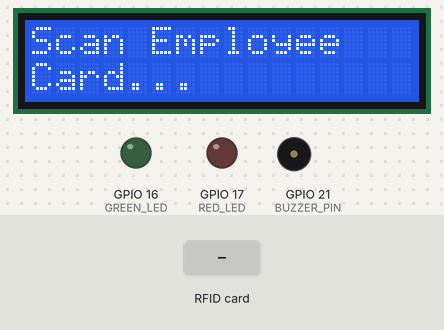
This sketch was run on a simulated ESP32. Parts: 16×2 character LCD, output pins drawn as LEDs (lit = HIGH), buzzer (waves = sounding, pin HIGH). Inputs (shaded band) come from the test bench. WiFi joins after 1.5 s; servers stay silent unless stated; uploads are accepted with an empty reply; the local clock reads 2024-03-15 10:24:30 at power-on unless the sketch sets it; what the sketch prints to the serial monitor is not drawn.

Above: at 6.7 s.
6.8 s: RFID card D5 A0 D6 05 held to the reader
At 8.4 s:
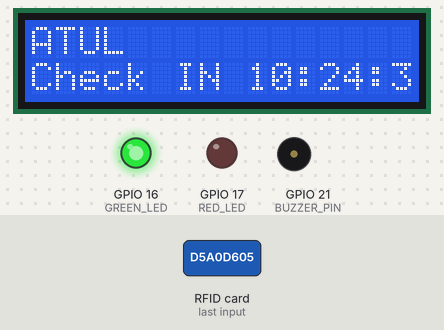
9.8 s: RFID card 8E 37 0C 07 held to the reader
At 11.2 s:
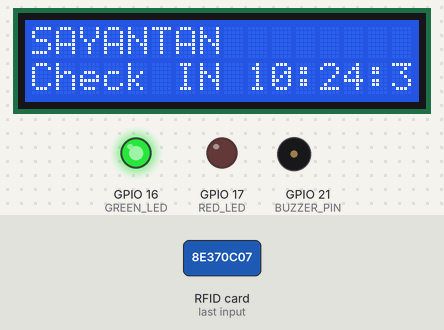
12.8 s: RFID card D5 A0 D6 05 held to the reader
At 13.7 s:
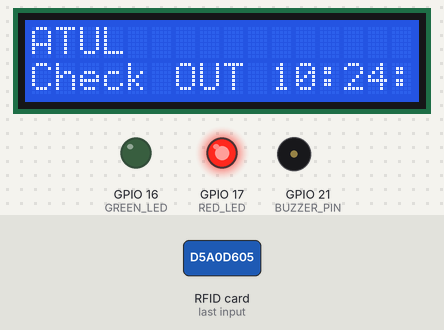
15.8 s: RFID card 12 34 56 78 held to the reader
At 16.5 s:
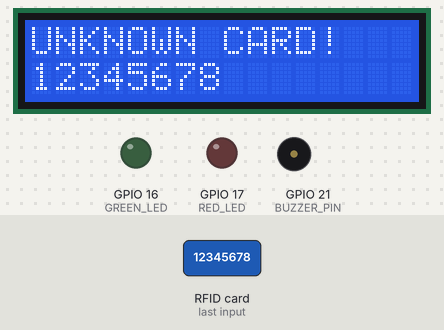
18.8 s: RFID card 5E 7A 19 C4 held to the reader
At 20.1 s:
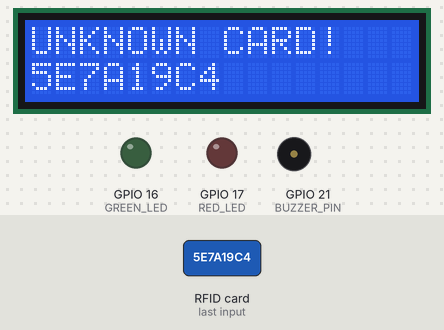
21.8 s: RFID card 8E 37 0C 07 held to the reader
At 23.5 s:
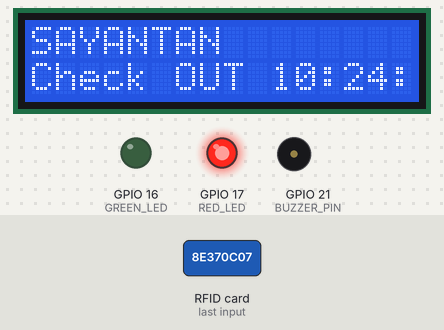
Timing chart, 0 to 25.6 s (numbered marks = the images above; inputs shaded):
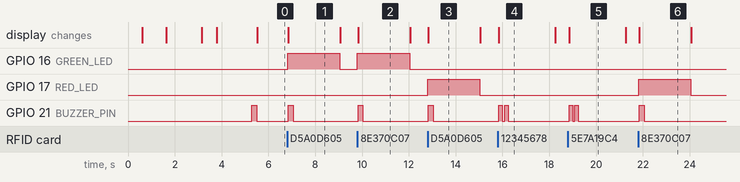

The sketch:

sketch.ino
```cpp
#include <SPI.h>
#include <MFRC522.h>
#include <LiquidCrystal_I2C.h>
#include <WiFi.h>
#include <HTTPClient.h>
#include <WiFiClientSecure.h>
#include <Wire.h>
#include "esp_wifi.h"

// WIFI CONFIG
const char* ssid     = "testdev";
const char* password = "12345678";
const String SCRIPT_URL = "https://script.google.com/macros/s/AKfycbyelIMImiCMYjayFv0N5-UhS--jyVGfuQXjFJRLwULB1y1esebBaf8itNZTydWw04pY/exec";

// PIN CONFIG
#define SS_PIN     10
#define RST_PIN    4
#define BUZZER_PIN 21
#define GREEN_LED  16
#define RED_LED    17

// SPI PIN CONFIG
#define SCK_PIN    12
#define MOSI_PIN   11
#define MISO_PIN   13

// I2C PIN CONFIG
#define SDA_PIN    8
#define SCL_PIN    9

// STAFF DATA
const int STAFF_COUNT = 4;
String staffNames[] = {"ATUL", "SAYANTAN", "SUDIP", "VENU GOPAL IYER"};
String staffCards[] = {"D5A0D605", "8E370C07", "46D99804", "C3722407"};
bool   isInOffice[] = {false, false, false, false};

MFRC522            rfid(SS_PIN, RST_PIN);
LiquidCrystal_I2C  lcd(0x27, 16, 2);
WiFiClientSecure   secureClient;

// NTP Config
const char* ntpServer      = "pool.ntp.org";
const char* ntpServer2     = "time.google.com";
const char* ntpServer3     = "time.cloudflare.com";
const long  gmtOffset      = 19800; // IST UTC+5:30
const int   daylightOffset = 0;

// Non-blocking timing
unsigned long cardDisplayUntil = 0;
bool          displayingResult = false;
bool          displayingError  = false;

// ── WiFi Connect ──────────────────────────────────────────────────────────────
bool connectWiFi() {
  WiFi.mode(WIFI_STA);
  WiFi.disconnect(true);
  delay(1000);

  esp_wifi_set_ps(WIFI_PS_NONE);
  WiFi.setTxPower(WIFI_POWER_19_5dBm);
  WiFi.setSleep(false);

  WiFi.begin(ssid, password);
  Serial.print("Connecting to WiFi");

  lcd.clear();
  lcd.print("Connecting WiFi");

  int attempts = 0;
  while (WiFi.status() != WL_CONNECTED && attempts < 40) {
    delay(500);
    Serial.print(".");
    attempts++;
  }

  if (WiFi.status() == WL_CONNECTED) {
    Serial.println("\nWiFi Connected: " + WiFi.localIP().toString());
    return true;
  } else {
    Serial.println("\nWiFi Failed! Status: " + String(WiFi.status()));
    return false;
  }
}

// ── NTP Sync ─────────────────────────────────────────────────────────────────
bool syncNTP() {
  configTime(gmtOffset, daylightOffset, ntpServer, ntpServer2, ntpServer3);
  Serial.print("Syncing NTP time");

  struct tm timeinfo;
  int attempts = 0;
  while (!getLocalTime(&timeinfo) && attempts < 20) {
    delay(500);
    Serial.print(".");
    attempts++;
  }

  if (getLocalTime(&timeinfo)) {
    char buf[30];
    strftime(buf, sizeof(buf), "%d-%m-%Y %H:%M:%S", &timeinfo);
    Serial.println("\nNTP Synced: " + String(buf));
    return true;
  } else {
    Serial.println("\nNTP Sync Failed!");
    return false;
  }
}

void setup() {
  Serial.begin(115200);
  delay(500);

  SPI.begin(SCK_PIN, MISO_PIN, MOSI_PIN, SS_PIN);
  rfid.PCD_Init();
  rfid.PCD_SetAntennaGain(rfid.RxGain_max);

  pinMode(BUZZER_PIN, OUTPUT);
  pinMode(GREEN_LED,  OUTPUT);
  pinMode(RED_LED,    OUTPUT);
  digitalWrite(BUZZER_PIN, LOW); // Buzzer OFF at start
  digitalWrite(GREEN_LED,  LOW);
  digitalWrite(RED_LED,    LOW);

  Wire.begin(SDA_PIN, SCL_PIN);
  lcd.init();
  lcd.backlight();

  // Connect WiFi
  bool wifiOK = connectWiFi();
  secureClient.setInsecure();

  lcd.clear();
  if (wifiOK) {
    lcd.print("WiFi Connected!");
    delay(600);

    // Sync NTP
    lcd.clear();
    lcd.print("Syncing Time...");
    bool ntpOK = syncNTP();

    lcd.clear();
    if (ntpOK) {
      struct tm timeinfo;
      getLocalTime(&timeinfo);
      char timeBuf[10];
      strftime(timeBuf, sizeof(timeBuf), "%H:%M:%S", &timeinfo);
      lcd.print("Time Synced!");
      lcd.setCursor(0, 1);
      lcd.print(String("IST: ") + timeBuf);
    } else {
      lcd.print("Time Sync Fail");
      lcd.setCursor(0, 1);
      lcd.print("Check internet");
    }
    delay(1500);

  } else {
    lcd.print("WiFi Failed!");
    lcd.setCursor(0, 1);
    lcd.print("Check WPA2/Band");
    delay(2000);
  }

  // Startup beep — confirms buzzer works
  successBeep();

  showIdle();
}

void loop() {
  unsigned long now = millis();

  if (displayingResult && now >= cardDisplayUntil) {
    displayingResult = false;
    displayingError  = false;
    digitalWrite(GREEN_LED, LOW);
    digitalWrite(RED_LED,   LOW);
    showIdle();
  }

  if (displayingResult || displayingError) return;

  if (!rfid.PICC_IsNewCardPresent()) return;
  if (!rfid.PICC_ReadCardSerial())   return;

  // Build card ID
  String cardID = "";
  for (byte i = 0; i < rfid.uid.size; i++) {
    if (rfid.uid.uidByte[i] < 0x10) cardID += "0";
    cardID += String(rfid.uid.uidByte[i], HEX);
  }
  cardID.toUpperCase();

  // Find employee
  int empID = -1;
  for (int i = 0; i < STAFF_COUNT; i++) {
    if (staffCards[i] == cardID) { empID = i; break; }
  }

  if (empID == -1) {
    lcd.clear();
    lcd.print("UNKNOWN CARD!");
    lcd.setCursor(0, 1);
    lcd.print(cardID);
    errorBeep();
    rfid.PICC_HaltA();
    rfid.PCD_StopCrypto1();
    displayingError  = true;
    displayingResult = true;
    cardDisplayUntil = millis() + 2000;
    return;
  }

  String name   = staffNames[empID];
  String status = isInOffice[empID] ? "Check OUT" : "Check IN";
  isInOffice[empID] = !isInOffice[empID];

  if (status == "Check IN") {
    digitalWrite(GREEN_LED, HIGH);
    digitalWrite(RED_LED,   LOW);
  } else {
    digitalWrite(GREEN_LED, LOW);
    digitalWrite(RED_LED,   HIGH);
  }

  String timestamp = getDateTime();
  String date      = timestamp.substring(0, 10);
  String time      = timestamp.substring(11);

  lcd.clear();
  lcd.setCursor(0, 0);
  if (name.length() > 16) lcd.print(name.substring(0, 16));
  else lcd.print(name);
  lcd.setCursor(0, 1);
  lcd.print(status + " " + time);
  successBeep();

  rfid.PICC_HaltA();
  rfid.PCD_StopCrypto1();

  displayingResult = true;
  cardDisplayUntil = millis() + 2000;

  sendToGoogleSheets(name, cardID, status, date, time);
}

// ── Helpers ───────────────────────────────────────────────────────────────────

void showIdle() {
  lcd.clear();
  lcd.setCursor(0, 0);
  lcd.print("Scan Employee");
  lcd.setCursor(0, 1);
  lcd.print("Card...");
}

String getDateTime() {
  struct tm timeinfo;
  if (!getLocalTime(&timeinfo)) {
    Serial.println("Failed to get time");
    return "00-00-0000 00:00:00";
  }
  char buffer[25];
  strftime(buffer, sizeof(buffer), "%d-%m-%Y %H:%M:%S", &timeinfo);
  return String(buffer);
}

void sendToGoogleSheets(String name, String card,
                        String status, String date, String time) {
  Serial.println("\n==============================");
  Serial.println("Name: "   + name   + "  Card: " + card);
  Serial.println("Status: " + status + "  Date: " + date + "  Time: " + time);

  if (WiFi.status() != WL_CONNECTED) {
    Serial.println("WiFi disconnected — skipping upload");
    return;
  }

  HTTPClient https;
  https.begin(secureClient, SCRIPT_URL);
  https.setFollowRedirects(HTTPC_STRICT_FOLLOW_REDIRECTS);
  https.addHeader("Content-Type", "application/x-www-form-urlencoded");
  https.setTimeout(6000);

  String postData = "name="    + name   +
                    "&card="   + card   +
                    "&status=" + status +
                    "&date="   + date   +
                    "&time="   + time;

  int httpCode = https.POST(postData);
  Serial.println("HTTP Code: " + String(httpCode));

  https.end();
}

// ── Buzzer (Active Buzzer — HIGH/LOW only) ────────────────────────────────────

void successBeep() {
  digitalWrite(BUZZER_PIN, HIGH);
  delay(200);
  digitalWrite(BUZZER_PIN, LOW);
}

void errorBeep() {
  digitalWrite(BUZZER_PIN, HIGH);
  delay(150);
  digitalWrite(BUZZER_PIN, LOW);
  delay(100);
  digitalWrite(BUZZER_PIN, HIGH);
  delay(150);
  digitalWrite(BUZZER_PIN, LOW);
}
```

Measured:
- after the input at 6.8 s, GPIO 16 (GREEN_LED): LOW → HIGH at once, → LOW 2.2 s later; GPIO 21 (BUZZER_PIN): LOW → HIGH after 0.05 s, → LOW 0.20 s later; the display: changes after 0.05 s (image 1)
- after the input at 9.8 s, GPIO 16 (GREEN_LED): LOW → HIGH at once, → LOW 2.2 s later; GPIO 21 (BUZZER_PIN): LOW → HIGH at once, → LOW 0.20 s later; the display: changes at once (image 2)
- after the input at 12.8 s, GPIO 17 (RED_LED): LOW → HIGH at once, → LOW 2.2 s later; GPIO 21 (BUZZER_PIN): LOW → HIGH at once, → LOW 0.20 s later; the display: changes at once (image 3)
- after the input at 15.8 s, GPIO 21 (BUZZER_PIN): alternates HIGH for 0.15 s and LOW for 0.10 s, 4 changes in all, then stays LOW, starting at once; the display: changes at once (image 4)
- after the input at 18.8 s, GPIO 21 (BUZZER_PIN): alternates HIGH for 0.15 s and LOW for 0.10 s, 4 changes in all, then stays LOW, starting after 0.05 s; the display: changes after 0.05 s (image 5)
- after the input at 21.8 s, GPIO 17 (RED_LED): LOW → HIGH at once, → LOW 2.2 s later; GPIO 21 (BUZZER_PIN): LOW → HIGH after 0.05 s, → LOW 0.20 s later; the display: changes after 0.05 s (image 6)
- what the display in image 1 shows lasts 2.2 s, from 6.9 s to 9.1 s
